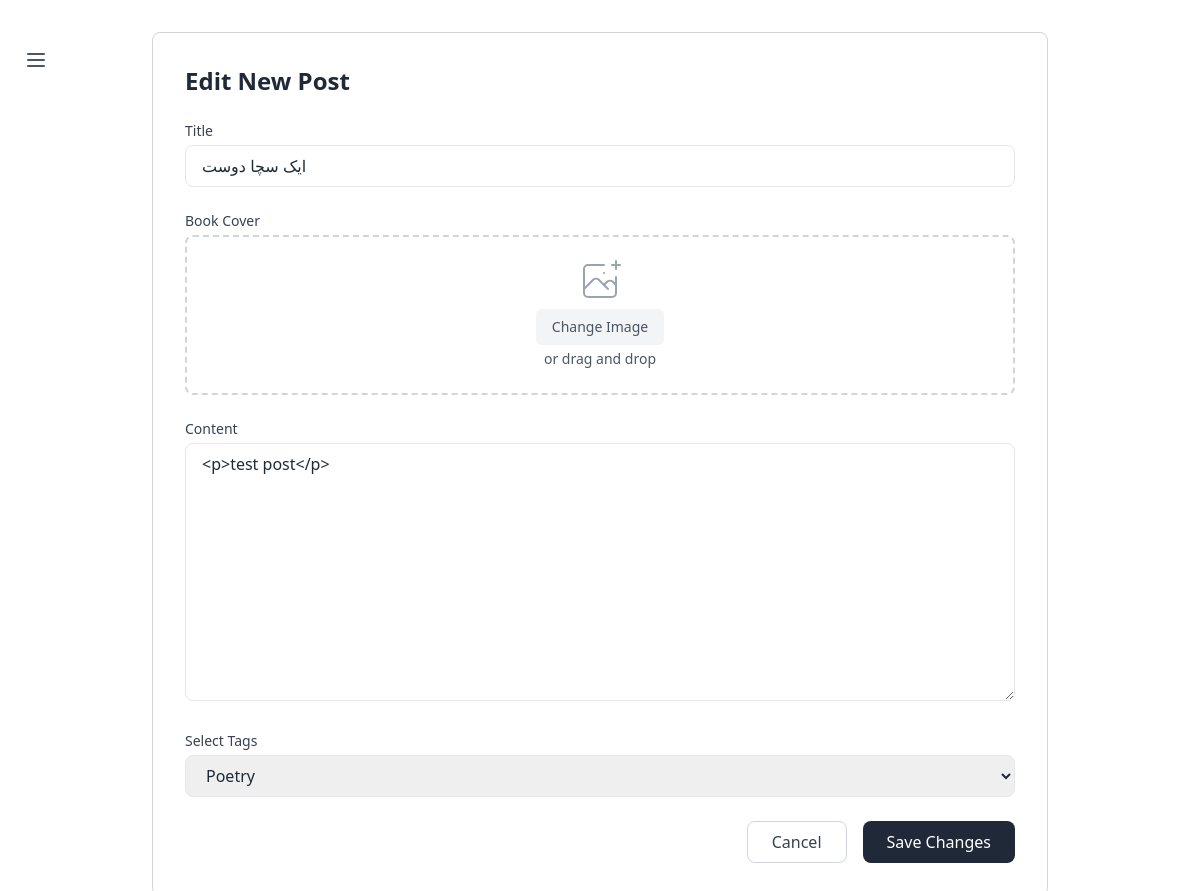
The page /story/13/edit/ (signed in) on the database its author committed.
### post/models.py (models this page shows, shortened)
class Post(models.Model):
    STORY_TYPES = (
        ('F', 'Fiction'),
        ('N', 'Non-Fiction'),
        ('P', 'Poetry'),
        ('R', 'Romantic'),
        ('H', 'Horror'),
        ('S', 'Science Fiction'),
        ('M', 'Mystery'),
        ('C', 'Comedy'),
        ('D', 'Drama'),
        ('A', 'Action'),
        ('T', 'Thriller'),
        ('G', 'General'),
    )
    user = models.ForeignKey(User, on_delete=models.CASCADE)
    title = models.CharField(max_length=200)
    content = RichTextField(blank=True, null=True)
    image = models.ImageField(upload_to='images/')
    post_date = models.DateTimeField(default=timezone.now)
    tags = models.CharField(max_length=5, choices=STORY_TYPES, default='G')
    view_count = models.PositiveIntegerField(default=0)
    likes = models.ManyToManyField(User, related_name='post_likes', blank=True)

### post/views.py (the view)
# urls.py: path('<int:post_id>/edit/', views.edit_post_view, name='edit_post'),
@login_required
def edit_post_view(request, post_id):
    post = get_object_or_404(Post, id=post_id)
    if post.user != request.user:
        return redirect('home')
    if request.method == 'POST':
        form = PostForm(request.POST, request.FILES, instance=post)
        if form.is_valid():
            form.save()
            return redirect('post_detail', post_id=post.id)
    else:
        form = PostForm(instance=post)
    return render(request, 'website/edit_post.html', {'form': form})

### post/forms.py
class PostForm(forms.ModelForm):
    class Meta:
        model = Post
        fields = ['title', 'content', 'image', 'tags']

### template/website/edit_post.html (shortened to what this page needs)
{% extends 'layout.html' %}
{% load static %}
{% load widget_tweaks %}
{% block content%}
<element id="daff1bd8-72a9-4130-accc-ccc5375d029e" data-section-id="daff1bd8-72a9-4130-accc-ccc5375d029e">
    <htmlCode>
        <section id="post-management" class="px-4 py-8 lg:px-8">
            <div class="max-w-4xl mx-auto">
                <div class="max-w-4xl mx-auto">
                    <div class="bg-white rounded-lg border border-gray-300 p-8">
                        <h2 class="text-2xl font-bold text-gray-800 mb-6">Edit New Post</h2>
                        <form method="post" enctype="multipart/form-data" class="space-y-6" onsubmit="return validateForm(event);">
                            <div>
                                <label for="id_title" class="block text-sm font-medium text-gray-700 mb-1">Title</label>
                                {{ form.title|add_class:"w-full px-4 py-2 border border-gray-200 rounded-lg focus:outline-none focus:border-gray-400" }}
                            </div>
                            <div>
                                <label for="id_image" class="block text-sm font-medium text-gray-700 mb-1">Book Cover</label>
                                <div class="mt-1 flex justify-center px-6 pt-5 pb-6 border-2 border-gray-300 border-dashed rounded-lg">
                                    <div class="space-y-1 text-center">
                                        <div class="flex flex-col items-center text-sm text-gray-600">
                                            <button type="button" onclick="document.getElementById('id_image').click()" class="px-4 py-2 bg-gray-100 rounded-md hover:bg-gray-200 transition-colors">
                                                Change Image
                                            </button>
                                            <p class="mt-1">or drag and drop</p>
                                        </div>
                                    </div>
                                </div>
                            </div>
                            <div onclick="event.stopPropagation();">
                                <label for="id_content" class="block text-sm font-medium text-gray-700 mb-1">Content</label>
                                {{ form.content|add_class:"w-full px-4 py-2 border border-gray-200 rounded-lg focus:outline-none focus:border-gray-400" }}
                            </div>
                            <div onclick="event.stopPropagation();">
                                <label for="id_tags" class="block text-sm font-medium text-gray-700 mb-1">Select Tags</label>
                                {{ form.tags|add_class:"w-full px-4 py-2 border border-gray-200 rounded-lg focus:outline-none focus:border-gray-400" }}
                            </div>
                            <div class="flex justify-end gap-4">
                                {% if post and post.id %}
                                    <a href="{% url 'post_detail' post.id %}" class="px-6 py-2 border border-gray-300 text-gray-700 rounded-lg hover:bg-gray-50 transition-colors">
                                        Cancel
                                    </a>
                                {% else %}
                                    <a href="{% url 'home' %}" class="px-6 py-2 border border-gray-300 text-gray-700 rounded-lg hover:bg-gray-50 transition-colors">
                                        Cancel
                                    </a>
                                {% endif %}
                                <button type="submit" class="px-6 py-2 bg-gray-800 text-white rounded-lg hover:bg-gray-700 transition-colors">
                                    Save Changes
                                </button>
                            </div>
                        </form>
                    </div>
                </div>
            </div>
        </section>
    </htmlCode>
</element>
{% endblock  %}

### template/layout.html (style rules this page uses)
* { -ms-overflow-style: none; scrollbar-width: none; }
* { -webkit-tap-highlight-color: transparent; }
body { text-rendering: optimizeLegibility; -webkit-font-smoothing: antialiased; -moz-osx-font-smoothing: grayscale; }
html { scroll-behavior: smooth; }

### rows shown on the page
Post: title "ایک سچا دوست", content "<p>test post</p>", tags "Poetry"
